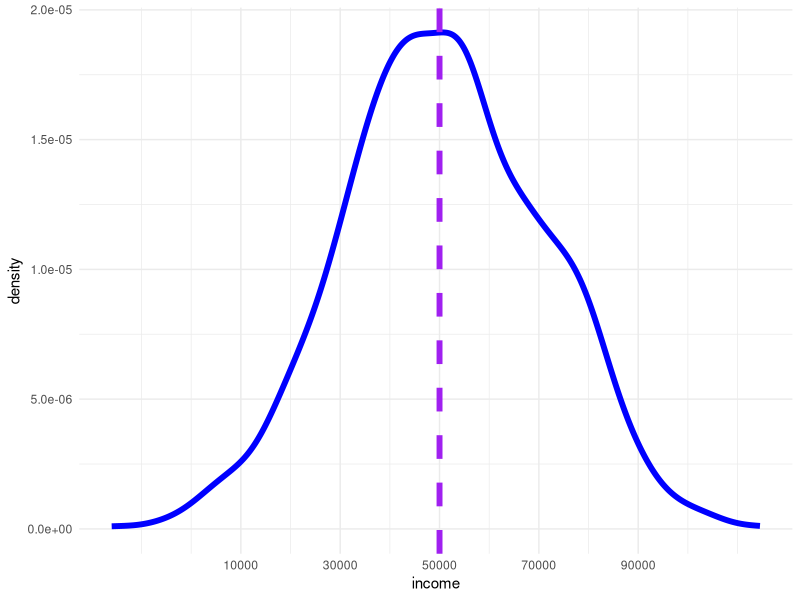
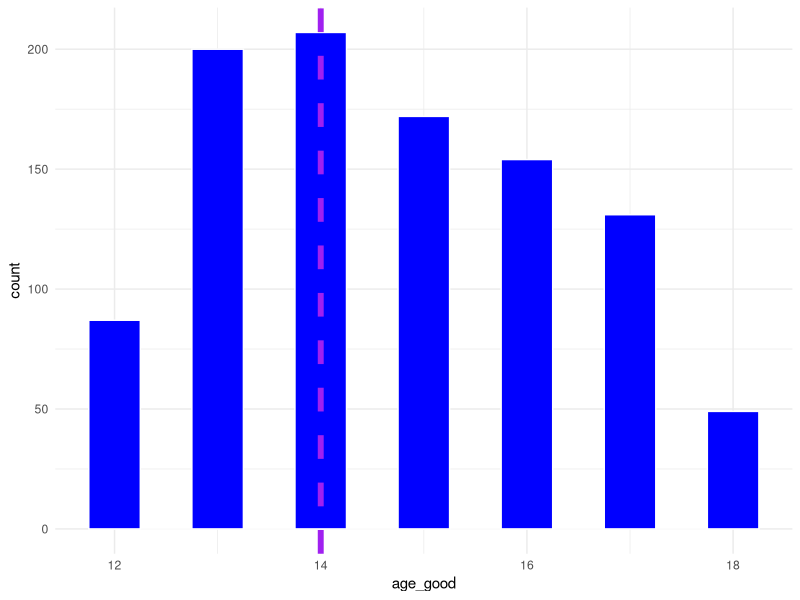
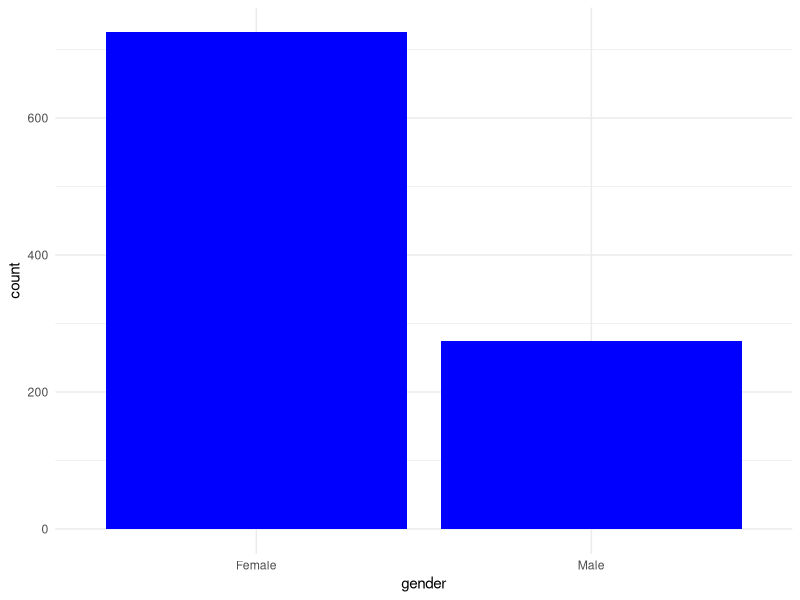
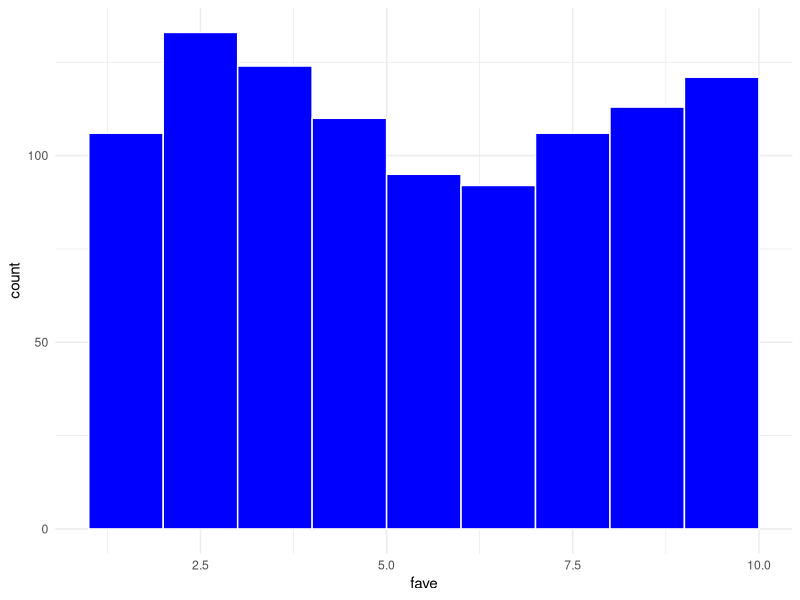
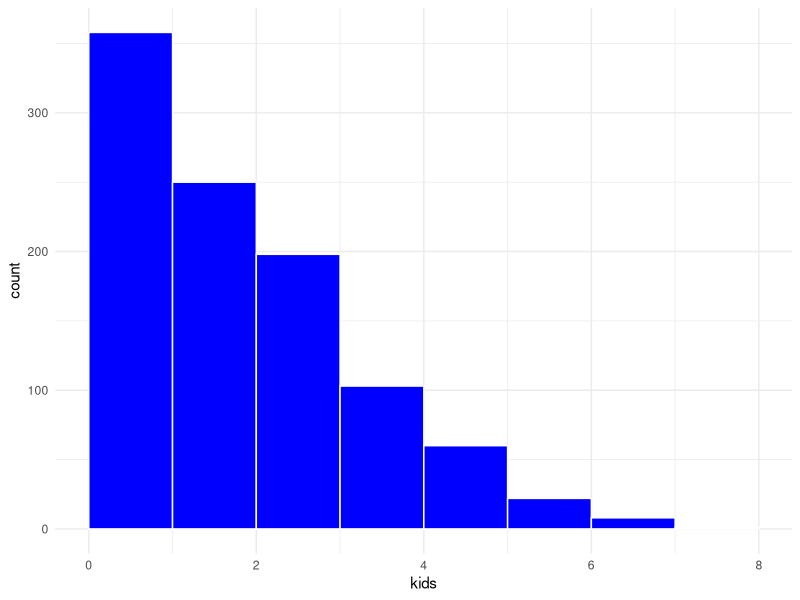
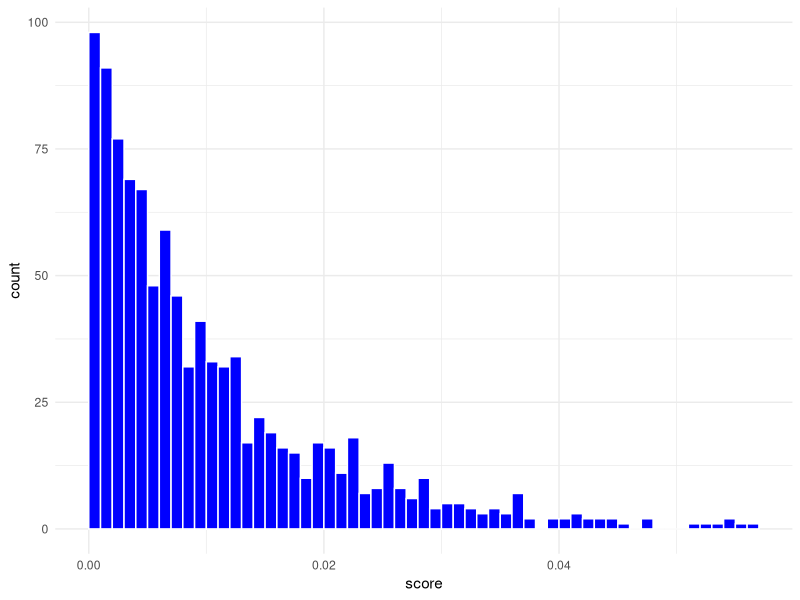
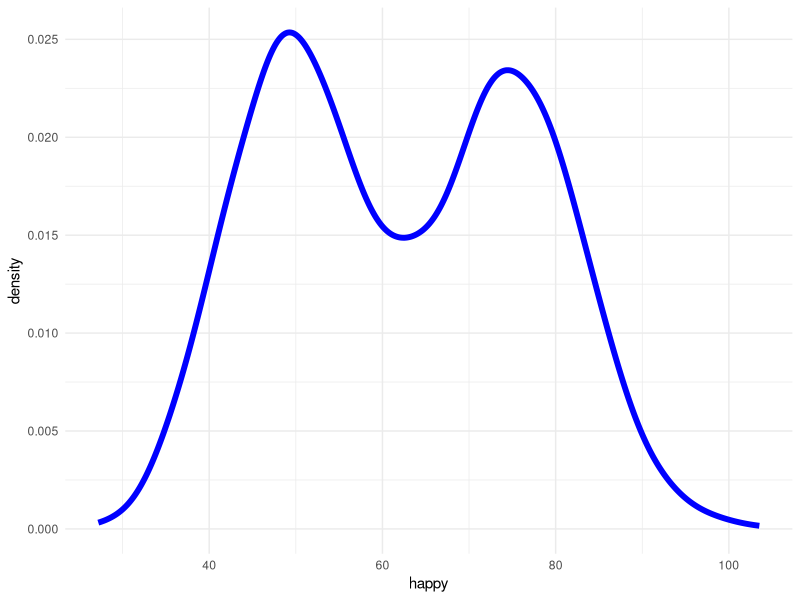
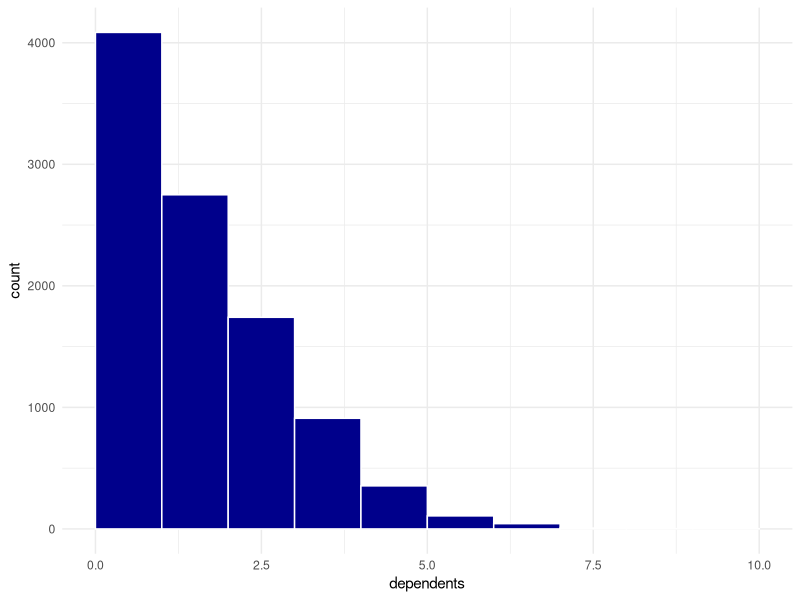

These figures' R source, in order:
library(tidyverse)
library(scales)
library(truncnorm)
library(broom)


# Seeds
# https://evalsp23.classes.andrewheiss.com/example/random-numbers.html#seeds

set.seed(80085)
rnorm(5)
rnorm(5)


# Distributions and random numbers
# https://evalsp23.classes.andrewheiss.com/example/random-numbers.html

fun <- tibble(income = rnorm(1000, 50000, 20000),
              age = rnorm(1000, 14, 3),
              age_good = rtruncnorm(1000, 12, 18, 14, 3),
              gender = sample(c("Male", "Female"), 1000, replace = TRUE, prob = c(.3, .7)),
              state = sample(c("GA", "SC", "NC", "VA"), 1000, replace = TRUE, prob = c(.3, .3, .2, .2)),
              fave = runif(1000, 1, 10),
              kids = rpois(1000, 2.2),
              score = rbeta(1000, 1, 100)) %>% 
  mutate(age_good = round(age_good, 0))

ggplot(fun, aes(income)) +
  geom_density(color = "blue", linewidth = 2) +
  geom_vline(xintercept = 50000, color = "purple", linetype = "dashed", linewidth = 2) +
  scale_x_continuous(breaks = seq(10000, 90000, 20000)) +
  theme_minimal()

ggplot(fun, aes(age_good)) +
  geom_histogram(binwidth = .5, color = "white", fill = "blue") +
  geom_vline(xintercept = 14, color = "purple", linetype = "dashed", linewidth = 2) +
  theme_minimal()

ggplot(fun, aes(gender)) +
  geom_bar(fill = "blue") +
  theme_minimal()

ggplot(fun, aes(fave)) +
  geom_histogram(binwidth = 1, color = "white", fill = "blue", boundary = 0) +
  theme_minimal()

ggplot(fun, aes(kids)) +
  geom_histogram(binwidth = 1, color = "white", fill = "blue", boundary = 0) +
  theme_minimal()

ggplot(fun, aes(score)) +
  geom_histogram(binwidth = .001, color = "white", fill = "blue", boundary = 0) +
  theme_minimal()




## Histograms, density plots, and bar charts
## Uniform (sample and runif)
## Normal
## Truncated normal
## Beta
## Binomial
## Poisson


# Rescaling things



# Connecting columns
## Draw a DAG
## Baseline value + effect from incoming nodes + noise

n_ppl <- 3278

happiness <- tibble(id = 1:n_ppl) %>% 
  mutate(blue = sample(c(0, 1), n_ppl, replace = TRUE)) %>% 
  mutate(cookies_base = rtruncnorm(n_ppl, 0, 10, 4, 2),
         blue_cookie = blue * rnorm(n_ppl, 2, 1),
         cookies = round(cookies_base + blue_cookie, 0)) %>% 
  mutate(happy_base = rbeta(n_ppl, 37, 63) * 100,
         blue_happy = blue * 20,
         cookie_happy = cookies * 3,
         happy = happy_base + blue_happy + cookie_happy) %>% 
  mutate(happy_nice = rescale(happy, to = c(20, 100)))

test <- lm(cookies ~ blue, data = happiness)
tidy(test)

test1 <- lm(happy ~ cookies + blue, data = happiness)
tidy(test1)

ggplot(happiness, aes(happy)) +
  geom_density(color = "blue", linewidth = 2) +
  theme_minimal()

# Case Number,	File Date,	Completion Date, Next/Last Setting Date,	Court,	
# Type of Action / Offense,	Defendant Status,	Disposition,	DOB, Judge, Race,	Sex, 
# Bond Amount, 	Criminal History,	Total Charges,	Plea,	
# Plea Date,	Address,	SES,	Length of Detention,	Prosecutor,	Dependents,	Jail Conditions
# Days until arraignment, 	Days until disposition/trial

n_ppl <- 10000

bail <- tibble(case = 1:n_ppl) %>% 
  mutate(age = round(rtruncnorm(n_ppl, 18, 65, 30, 10), 0)) %>% 
  mutate(race = sample(c("White", "Black", "Other"), n_ppl,
                       replace = TRUE, prob = c(.4, .5, .1))) %>% 
  mutate(gender = sample(c("Male", "Female"), n_ppl, replace = TRUE, 
                         prob = c(.85, .15))) %>% 
  mutate(ses_base = rbeta(n_ppl, 40, 60) * 100,
         black_ses = ifelse(race == "Black", rnorm(n_ppl, -10, 2), 0),
         white_ses = ifelse(race == "White", rnorm(n_ppl, 5, 1), 0),
         ses = ses_base + black_ses + white_ses) %>% 
  mutate(history_num = rbeta(n_ppl, .8, 8),
         history_num = round(rescale(history_num, to = c(1, 50)), 0),
         history = case_when(history_num > 1 ~ 1,
                             history_num <= 1 ~ 0)) %>%
  mutate(type = sample(c("B", "A", "Violence", "DWI"), n_ppl, 
                       replace = TRUE, prob = c(.3, .2, .2, .3))) %>% 
  mutate(bond = ifelse(type == "A", 1000 * history_num,
                       ifelse(type == "Violence", 1500 * history_num, 
                              500 * history_num)),
         bond = ifelse(bond > 5000, ifelse(type == "Violence", 
                                           ifelse(bond > 10000, 10000, bond), 
                                           5000), bond)) %>% 
  mutate(detention = rbeta(n_ppl, 1, 6),
         detention = round(rescale(detention, to = c(1, 500))), 0) %>% 
  mutate(dependents = rpois(n_ppl, 2)) %>% 
  mutate(time = sample(c("Before", "After"), n_ppl, replace = TRUE)) %>% 
  mutate(location = sample(c("Harris County", "Other Place"), 
                           n_ppl, replace = TRUE)) %>% 
  # influence the prob on trial and result
  mutate(trial = sample(c("Detained", "Released"), n_ppl, replace = TRUE)) %>% 
  mutate(result = sample(c("Dismissed", "Convicted", "Guilty Plea", "Aquitted"), 
                         n_ppl, replace = TRUE, prob = c(.3, .3, .3, .1))) %>% 
  mutate(bond = ifelse(time == "After" & location == "Harris County", 0, bond)) %>% 
  select(case, age, race, gender, ses, history, history_num, type, bond, 
         detention, dependents, time, location, trial, result)

ggplot(bail, aes(dependents)) +
  geom_histogram(binwidth = 1, color = "white", fill = "darkblue", boundary = 0) +
  theme_minimal()

ggplot(bail, aes(time, fill = location)) +
  geom_bar() +
  theme_minimal()


saveRDS(bail, "bail.RDS")
